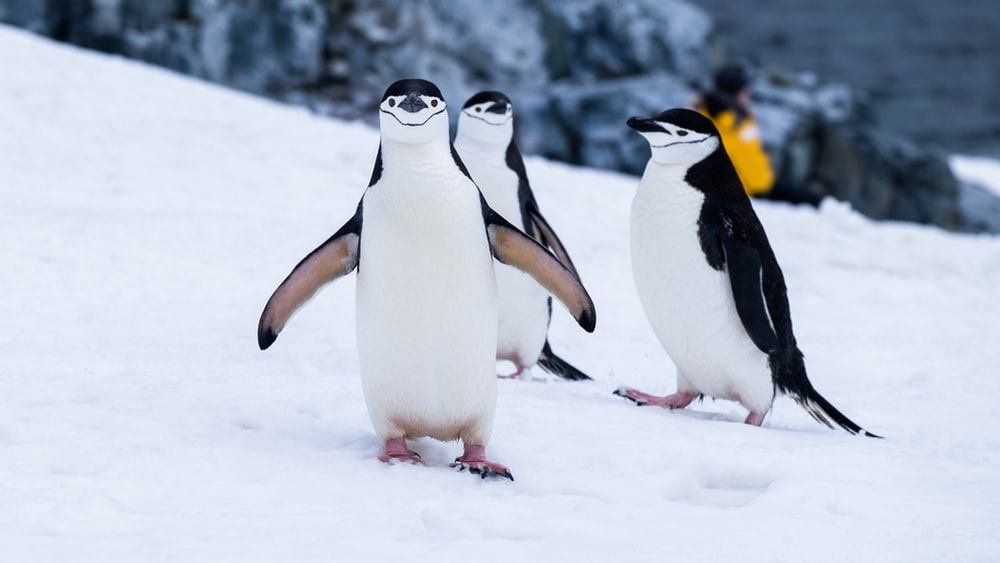
#> input picture src/penguins.jpeg, 1000 x 563 px
$ python demo.py
#> lines starting #> are read from the running program, lines starting #| are printed output that depends on the picture
import cv2


img = cv2.imread('penguins.jpeg',1)
#> img is the input picture: shape (563, 1000, 3); mean B, G, R 200, 184.1, 175.2


# [4 lines of commented-out code are left out]

face_cascade = cv2.CascadeClassifier("haarcascade_frontalface_default.xml")

img = cv2.imread('group.jpg')
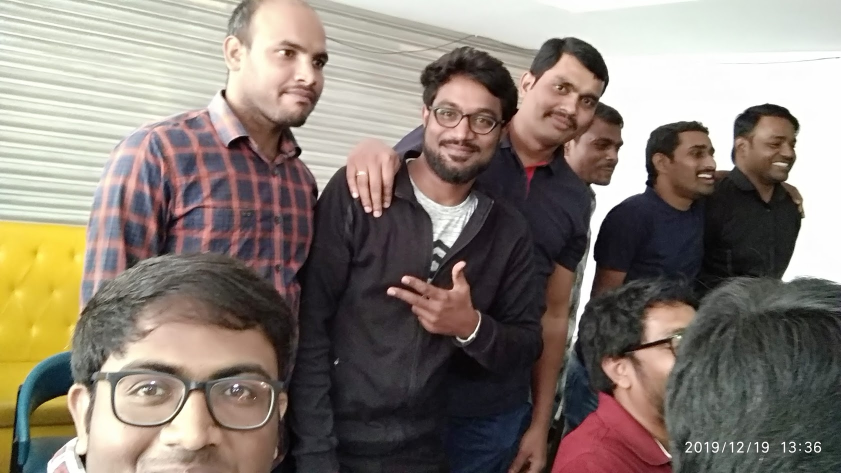
#> input picture src/group.jpg, 1682 x 946 px (shown at 1/2 size)
#> img is the input picture: shape (946, 1682, 3); mean B, G, R 115.9, 125, 135.4
gray_img = cv2.cvtColor(img, cv2.COLOR_BGR2GRAY)
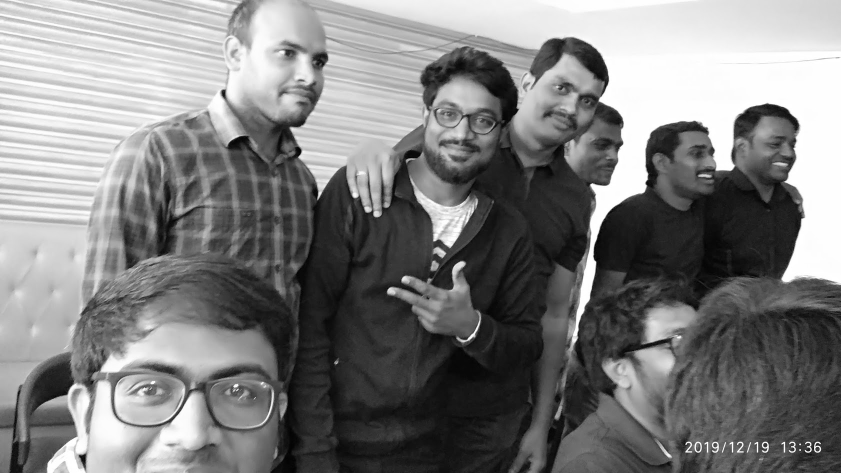
#> gray_img: shape (946, 1682) (shown at 1/2 size); min 0, max 255, mean 127.1

faces = face_cascade.detectMultiScale(gray_img, scaleFactor=1.05,
                                      minNeighbors=5)
#> faces = 13 rows, first 6: [340, 344, 28, 28], [1166, 643, 34, 34], [1213, 713, 56, 56], [1363, 734, 58, 58], [1448, 810, 54, 54], [186, 586, 60, 60]

print(type(faces))
#| <class 'numpy.ndarray'>
print(faces)
#| [[ 340  344   28   28]
#|  [1166  643   34   34]
#|  [1213  713   56   56]
#|  [1363  734   58   58]
#|  [1448  810   54   54]
#|  [ 186  586   60   60]
#|  [1502  244  109  109]
#|  [1156  252  105  105]
#|  [ 568  792  117  117]
#|  [ 833  158  191  191]
#|  [ 490   30  210  210]
#|  [1253  603  209  209]
#> (further printed lines are left out)
